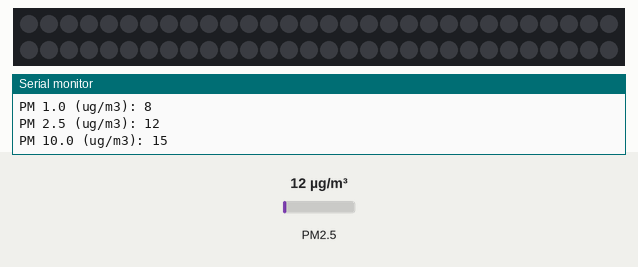
Recording of a sketch running on a simulated Arduino Uno, built with avr-gcc and run on an emulated ATmega328P. Parts: 60 RGB LEDs in strip order, left to right, continuing on the next row, the last lines printed to the serial monitor. The test bench sets the inputs (shaded band); at power-on: PM2.5 12 µg/m³. Dim RGB values are drawn brighter than linear.

Above: at 2.8 s.
2.9 s: PM2.5 set to 75 µg/m³
At 4.2 s:
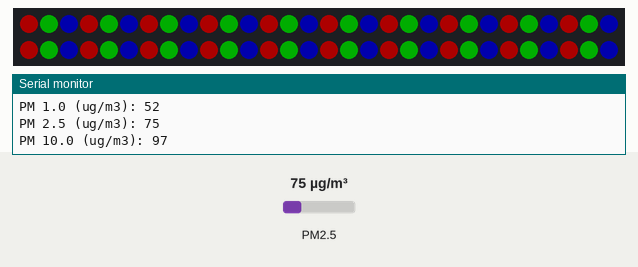
4.5 s: PM2.5 set to 6 µg/m³
At 5.8 s:
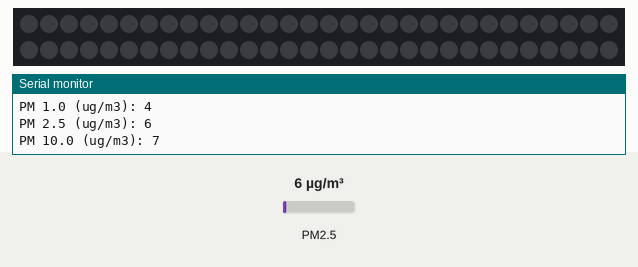
6.5 s: PM2.5 set to 150 µg/m³
At 7.4 s:
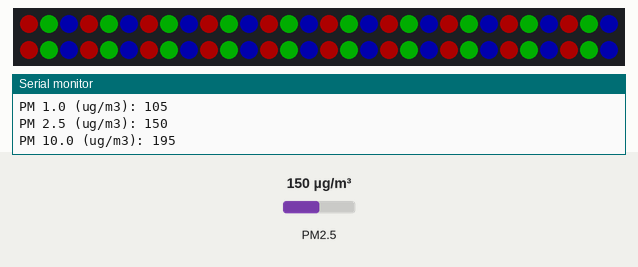
Timing chart, 0 to 9.5 s (numbered marks = the images above; inputs shaded):
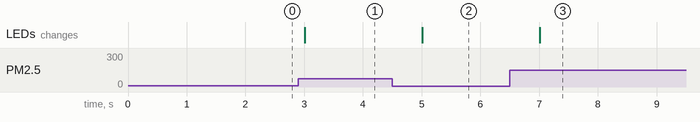

Measured:
- after the input at 2.9 s, the LEDs: change after 0.11 s (image 1)
- after the input at 4.5 s, the LEDs: change after 0.51 s (image 2)
- after the input at 6.5 s, the LEDs: change after 0.51 s (image 3)

The sketch:

misemise.ino
```cpp
#include <Adafruit_NeoPixel.h>
#include <PMS.h>
#include <SoftwareSerial.h>

#define RX_PIN 2
#define TX_PIN 3
#define FILTER 40      // LED로 표시할 미세먼지 수치
#define LED_PIN 6      // 네오픽셀 D핀과 연결한 아두이노 핀 번호
#define LED_COUNT 60   // 네오픽셀 LED 개수
#define BRIGHTNESS 50  // 네오픽셀 LED 밝기(0 ~ 255)

SoftwareSerial serial_pms(RX_PIN, TX_PIN);
PMS pms(serial_pms);
PMS::DATA data;

Adafruit_NeoPixel strip(LED_COUNT, LED_PIN, NEO_GRBW + NEO_KHZ800);

void setup() {
  Serial.begin(9600);

  serial_pms.begin(9600);

  strip.begin();  // 네오픽셀 초기화(필수)
  strip.setBrightness(BRIGHTNESS);
  strip.show();
}

void loop() {
  if (pms.read(data)) {
    // PM1.0 수치
    Serial.print("PM 1.0 (ug/m3): ");
    Serial.println(data.PM_AE_UG_1_0);
    // PM2.5 수치
    Serial.print("PM 2.5 (ug/m3): ");
    Serial.println(data.PM_AE_UG_2_5);
    // PM10 수치
    Serial.print("PM 10.0 (ug/m3): ");
    Serial.println(data.PM_AE_UG_10_0);

    // PM10 수치가 FILTER 이상일 경우 적색 LED
    int color_r = data.PM_AE_UG_10_0 > FILTER ? 255 : 0;
    // PM2.5 수치가 FILTER 이상일 경우 녹색 LED
    int color_g = data.PM_AE_UG_2_5 > FILTER ? 255 : 0;
    // PM1.0 수치가 FILTER 이상일 경우 청색 LED
    int color_b = data.PM_AE_UG_1_0 > FILTER ? 255 : 0;

    // 3개씩 LED 색 설정
    for (int i = 0; i < LED_COUNT; i += 3) {
      strip.setPixelColor(i, color_r, 0, 0, 0);
      strip.setPixelColor(i + 1, 0, color_g, 0, 0);
      strip.setPixelColor(i + 2, 0, 0, color_b, 0);
    }
    // LED 설정값 적용하기
    strip.show();
  }
}
```
